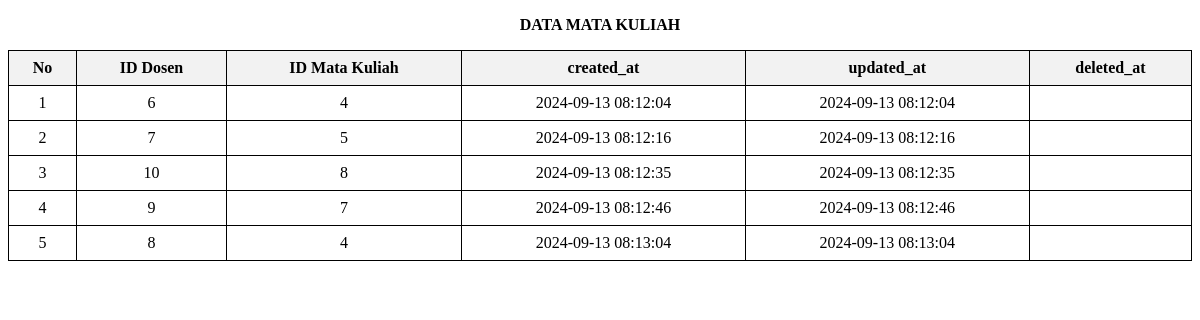
/Tugas2/course-lecturer.php, run on the app's committed database.
### tables this page shows
CREATE TABLE `course_lecturers` (
  `id` int(11) NOT NULL,
  `lecturer_id` int(11) NOT NULL,
  `course_id` int(11) NOT NULL,
  `deleted_at` timestamp NULL DEFAULT NULL,
  `created_at` timestamp NOT NULL DEFAULT current_timestamp(),
  `update_at` timestamp NOT NULL DEFAULT current_timestamp()
);

### Tugas2/koneksi.php (called while the page is built, shortened)
<?php
class Database {
    private $host = "localhost";
    private $username = "root";
    private $password = "";
    private $database = "pweb2";
    protected $koneksi;
    function __construct() {
        $this->koneksi = mysqli_connect($this->host, $this->username, $this->password, $this->database);
    }
    public function query($query) {
        return mysqli_query($this->koneksi, $query);
    }
}
class Courses_Lecturers extends Database {
    public function tampilData() {
        $query = "
            SELECT
                cl.lecturer_id,
                cl.course_id,
                c.name AS course_name,
                c.sks,
                c.hours,
                c.meeting,
                cl.created_at,
                cl.update_at,
                cl.deleted_at
            FROM course_lecturers cl
            JOIN courses c ON cl.course_id = c.id
        ";
        $data = $this->query($query);
        $hasil = [];
        while ($row = mysqli_fetch_array($data, MYSQLI_ASSOC)) {
            $hasil[] = $row;
        }
        return $hasil;
    }
}
?>

### Tugas2/course-lecturer.php (the view, shortened to what this page needs)
<?php
require_once('koneksi.php');
$tampilCourse = new Courses_Lecturers();
$data = $tampilCourse->tampilData();
?>
<!DOCTYPE html>
<html>
<head>
</head>
<body>
	<p><center><b>DATA MATA KULIAH</b></center></p>
<table border="1">
		<tr>
			<th>No</th>
			<th>ID Dosen</th>
            <th>ID Mata Kuliah</th>
			<th>created_at</th>
			<th>updated_at</th>
			<th>deleted_at</th>
		</tr>
		<?php
		$no = 1;
		foreach($data as $row){
			?>
			<tr>
				<td><?php echo $no++; ?></td>
				<td><?php echo $row['lecturer_id']; ?></td>
                <td><?php echo $row['course_id']; ?></td>
				<td><?php echo $row['created_at']; ?></td>
				<td><?php echo $row['update_at']; ?></td>
				<td><?php echo $row['deleted_at']; ?></td>
               </tr>
			<?php
		}
		?>
	</table>
	<br>
</body>
</html>

### Tugas2/course-lecturer.php (style rules this page uses)
table { width: 100%; border-collapse: collapse; }
th, td { border: 1px solid #000; padding: 8px; text-align: center; }
th { background-color: #f2f2f2; }

### data on the page
course_lecturers: lecturer "6", course "4", created_at "2024-09-13 08:12:04", update_at "2024-09-13 08:12:04"
course_lecturers: lecturer "7", course "5", created_at "2024-09-13 08:12:16", update_at "2024-09-13 08:12:16"
course_lecturers: lecturer "10", course "8", created_at "2024-09-13 08:12:35", update_at "2024-09-13 08:12:35"
course_lecturers: lecturer "9", course "7", created_at "2024-09-13 08:12:46", update_at "2024-09-13 08:12:46"
course_lecturers: lecturer "8", course "4", created_at "2024-09-13 08:13:04", update_at "2024-09-13 08:13:04"
